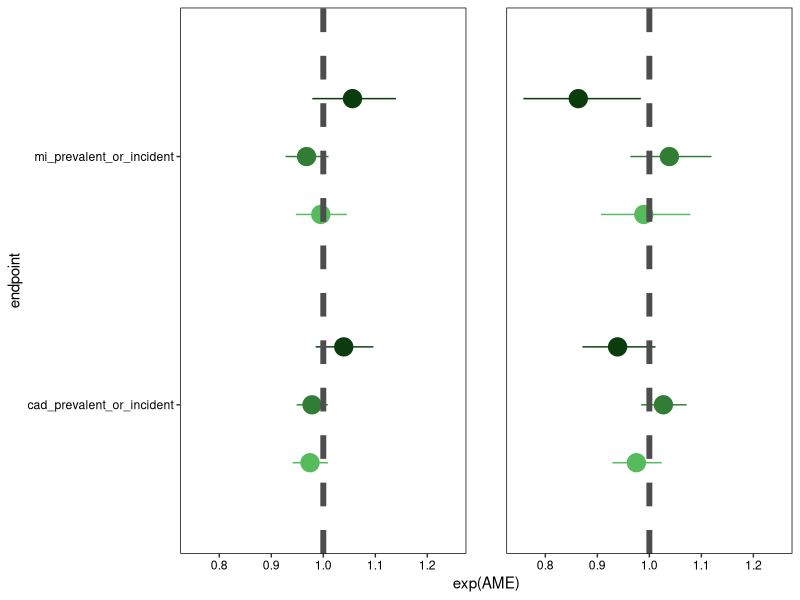
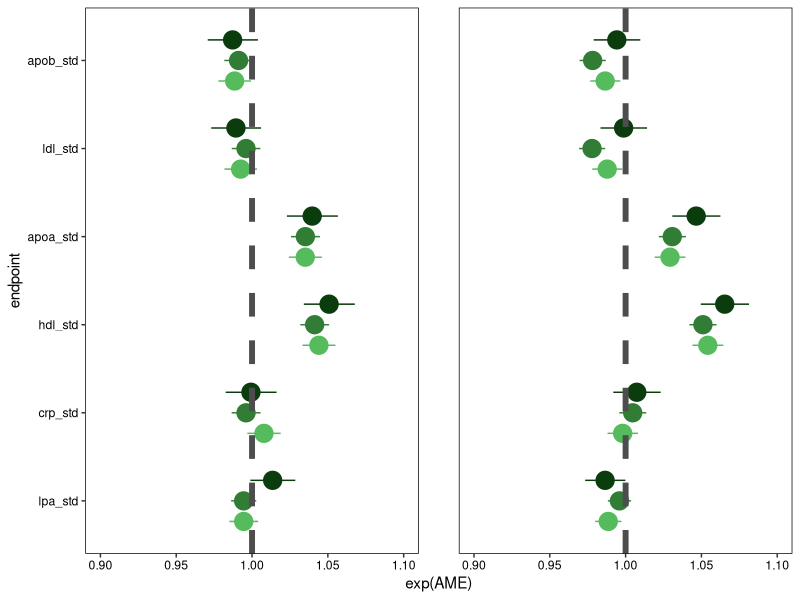

Write the R code that produced these figures, in order.
library(ggplot2)
library('reshape2')

print('Figure 5b')

# Cardiovascular

data=read.table('CAD.txt', sep='\t', header=TRUE)

# Factorize data
data$rs1967309_fac=factor(data$rs1967309_fac, levels=c('G/G','A/G','A/A'))
data[data$male==1,'male']='Men'
data[data$male==0,'male']='Women'
data$male=factor(data$male, levels=c('Men','Women'))


data$endpoint=factor(data$endpoint, levels=c('cad_prevalent_or_incident','mi_prevalent_or_incident'))

col_7309=c('#56bb5d','#317d36','#0b3c0e','green')
names(col_7309)=c('G/G','A/G','A/A')
colScale=scale_colour_manual(name='rs1967309_fac', values=col_7309)
cad=data







# Biomarkers

data=read.table('BM.txt', sep='\t', header=TRUE)


data$rs1967309_fac=factor(data$rs1967309_fac, levels=c('G/G','A/G','A/A'))
data[data$male==1,'male']='Men'
data[data$male==0,'male']='Women'
data$male=factor(data$male, levels=c('Men','Women'))
data$endpoint=factor(data$endpoint, levels=c('lpa_std','crp_std','hdl_std','apoa_std','ldl_std','apob_std'))

col_7309=c('#56bb5d','#317d36','#0b3c0e','green')
names(col_7309)=c('G/G','A/G','A/A')
colScale=scale_colour_manual(name='rs1967309_fac', values=col_7309)

bm=data


# Plot results

png('UK.CAD.png', height=150,width=1200)
xlim=range(c(exp(cad$AME),exp(cad$AME-cad$SE*1.959964),exp(cad$AME+cad$SE*1.959964),exp(bm$AME),exp(bm$AME-bm$SE*1.959964),exp(bm$AME+bm$SE*1.959964)))

g=ggplot(cad,aes(col=rs1967309_fac,x=endpoint,y=exp(AME)))+geom_point(position = position_dodge(0.7), size=2)+geom_pointrange(size=1.3,aes(x=endpoint,ymin=exp(AME-SE*1.959964),ymax=exp(AME+SE*1.959964)),position = position_dodge(0.7))+geom_hline(yintercept=1,linetype='dashed',color='grey30',size=2)+ coord_flip()+facet_wrap(~male)+colScale+ylim(c(0.75,1.25))


g=g+ theme_bw()+ theme(strip.text.x=element_blank(),panel.spacing=unit(2,'lines'),panel.grid.major = element_blank(),  panel.grid.minor = element_blank(),  panel.border=element_rect(colour='black', linetype='solid'), axis.text.x=element_text(color='black'),axis.text.y=element_text(color='black'),legend.position="none", axis.text=element_text(color='black'))


print(g)

png('UK.BM.png', height=380,width=1200)
xlim=range(c(exp(cad$AME),exp(cad$AME-cad$SE*1.959964),exp(cad$AME+cad$SE*1.959964),exp(bm$AME),exp(bm$AME-bm$SE*1.959964),exp(bm$AME+bm$SE*1.959964)))

g=ggplot(bm,aes(col=rs1967309_fac,x=endpoint,y=exp(AME)))+geom_point(position = position_dodge(0.7), size=2)+geom_pointrange(size=1.3,aes(x=endpoint,ymin=exp(AME-SE*1.959964),ymax=exp(AME+SE*1.959964)),position = position_dodge(0.7))+geom_hline(yintercept=1,linetype='dashed',color='grey30',size=2)+ coord_flip()+facet_wrap(~male)+colScale+ylim(c(0.9,1.1))


g=g+ theme_bw()+ theme(strip.text.x=element_blank(),panel.spacing=unit(2,'lines'),panel.grid.major = element_blank(),  panel.grid.minor = element_blank(),  panel.border=element_rect(colour='black', linetype='solid'), axis.text.x=element_text(color='black'),axis.text.y=element_text(color='black'),legend.position="none", axis.text=element_text(color='black'))


print(g)
